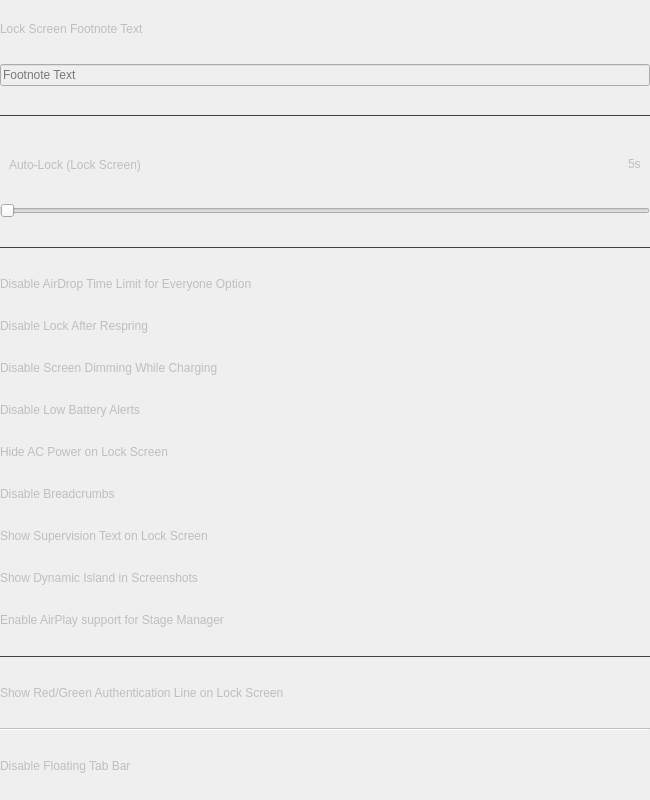
                <widget class="QWidget" name="scrollAreaWidgetContents2">
                 <property name="geometry">
                  <rect>
                   <x>0</x>
                   <y>0</y>
                   <width>650</width>
                   <height>800</height>
                  </rect>
                 </property>
                 <property name="sizePolicy">
                  <sizepolicy hsizetype="Preferred" vsizetype="Expanding">
                   <horstretch>0</horstretch>
                   <verstretch>0</verstretch>
                  </sizepolicy>
                 </property>
                 <property name="minimumSize">
                  <size>
                   <width>650</width>
                   <height>500</height>
                  </size>
                 </property>
                 <property name="maximumSize">
                  <size>
                   <width>650</width>
                   <height>2000</height>
                  </size>
                 </property>
                 <layout class="QVBoxLayout" name="verticalLayout_92">
                  <property name="leftMargin">
                   <number>0</number>
                  </property>
                  <property name="topMargin">
                   <number>0</number>
                  </property>
                  <property name="rightMargin">
                   <number>0</number>
                  </property>
                  <property name="bottomMargin">
                   <number>0</number>
                  </property>
                  <item>
                   <widget class="QWidget" name="springboardOptionsPageContent" native="true">
                    <property name="enabled">
                     <bool>false</bool>
                    </property>
                    <property name="maximumSize">
                     <size>
                      <width>650</width>
                      <height>16777215</height>
                     </size>
                    </property>
                    <layout class="QVBoxLayout" name="_2">
                     <property name="leftMargin">
                      <number>0</number>
                     </property>
                     <property name="topMargin">
                      <number>0</number>
                     </property>
                     <property name="rightMargin">
                      <number>0</number>
                     </property>
                     <property name="bottomMargin">
                      <number>0</number>
                     </property>
                     <item>
                      <widget class="QLabel" name="footnoteLbl">
                       <property name="sizePolicy">
                        <sizepolicy hsizetype="Preferred" vsizetype="Fixed">
                         <horstretch>0</horstretch>
                         <verstretch>0</verstretch>
                        </sizepolicy>
                       </property>
                       <property name="text">
                        <string>Lock Screen Footnote Text</string>
                       </property>
                      </widget>
                     </item>
                     <item>
                      <widget class="QLineEdit" name="footnoteTxt">
                       <property name="placeholderText">
                        <string>Footnote Text</string>
                       </property>
                      </widget>
                     </item>
                     <item>
                      <widget class="Line" name="footnoteLine">
                       <property name="styleSheet">
                        <string notr="true">QFrame {
	color: #414141;
}</string>
                       </property>
                       <property name="frameShadow">
                        <enum>QFrame::Plain</enum>
                       </property>
                       <property name="orientation">
                        <enum>Qt::Horizontal</enum>
                       </property>
                      </widget>
                     </item>
                     <item>
                      <widget class="QWidget" name="autoLockLbl" native="true">
                       <property name="sizePolicy">
                        <sizepolicy hsizetype="Preferred" vsizetype="Fixed">
                         <horstretch>0</horstretch>
                         <verstretch>0</verstretch>
                        </sizepolicy>
                       </property>
                       <layout class="QHBoxLayout" name="horizontalLayout_16">
                        <property name="sizeConstraint">
                         <enum>QLayout::SetDefaultConstraint</enum>
                        </property>
                        <property name="bottomMargin">
                         <number>1</number>
                        </property>
                        <item>
                         <widget class="QLabel" name="lockScreenAutoLockLabel">
                          <property name="sizePolicy">
                           <sizepolicy hsizetype="Preferred" vsizetype="Fixed">
                            <horstretch>0</horstretch>
                            <verstretch>0</verstretch>
                           </sizepolicy>
                          </property>
                          <property name="text">
                           <string>Auto‑Lock (Lock Screen)</string>
                          </property>
                         </widget>
                        </item>
                        <item>
                         <spacer name="horizontalSpacer_10">
                          <property name="orientation">
                           <enum>Qt::Horizontal</enum>
                          </property>
                          <property name="sizeHint" stdset="0">
                           <size>
                            <width>40</width>
                            <height>20</height>
                           </size>
                          </property>
                         </spacer>
                        </item>
                        <item>
                         <widget class="QLabel" name="lockScreenAutoLockValueLabel">
                          <property name="sizePolicy">
                           <sizepolicy hsizetype="Preferred" vsizetype="Fixed">
                            <horstretch>0</horstretch>
                            <verstretch>0</verstretch>
                           </sizepolicy>
                          </property>
                          <property name="text">
                           <string notr="true">5s</string>
                          </property>
                         </widget>
                        </item>
                       </layout>
                      </widget>
                     </item>
                     <item>
                      <widget class="QSlider" name="lockScreenAutoLockSlider">
                       <property name="minimum">
                        <number>5</number>
                       </property>
                       <property name="maximum">
                        <number>100</number>
                       </property>
                       <property name="value">
                        <number>5</number>
                       </property>
                       <property name="orientation">
                        <enum>Qt::Horizontal</enum>
                       </property>
                      </widget>
                     </item>
                     <item>
                      <widget class="Line" name="lockScreenAutoLockSeparator">
                       <property name="styleSheet">
                        <string notr="true">QFrame {
	color: #414141;
}</string>
                       </property>
                       <property name="frameShadow">
                        <enum>QFrame::Plain</enum>
                       </property>
                       <property name="orientation">
                        <enum>Qt::Horizontal</enum>
                       </property>
                      </widget>
                     </item>
                     <item>
                      <widget class="QWidget" name="airdropTimeLimitContent" native="true">
                       <property name="sizePolicy">
                        <sizepolicy hsizetype="Preferred" vsizetype="Fixed">
                         <horstretch>0</horstretch>
                         <verstretch>0</verstretch>
                        </sizepolicy>
                       </property>
                       <layout class="QVBoxLayout" name="verticalLayout_58">
                        <property name="leftMargin">
                         <number>0</number>
                        </property>
                        <property name="topMargin">
                         <number>0</number>
                        </property>
                        <property name="rightMargin">
                         <number>0</number>
                        </property>
                        <property name="bottomMargin">
                         <number>0</number>
                        </property>
                        <item>
                         <widget class="QLabel" name="label_46">
                          <property name="text">
                           <string>Disable AirDrop Time Limit for Everyone Option</string>
                          </property>
                         </widget>
                        </item>
                        <item>
                         <layout class="QHBoxLayout" name="airdropTimeLimitBtns"/>
                        </item>
                       </layout>
                      </widget>
                     </item>
                     <item>
                      <widget class="QWidget" name="disableLockRespringContent" native="true">
                       <property name="sizePolicy">
                        <sizepolicy hsizetype="Preferred" vsizetype="Fixed">
                         <horstretch>0</horstretch>
                         <verstretch>0</verstretch>
                        </sizepolicy>
                       </property>
                       <layout class="QVBoxLayout" name="verticalLayout_48">
                        <property name="leftMargin">
                         <number>0</number>
                        </property>
                        <property name="topMargin">
                         <number>0</number>
                        </property>
                        <property name="rightMargin">
                         <number>0</number>
                        </property>
                        <property name="bottomMargin">
                         <number>0</number>
                        </property>
                        <item>
                         <widget class="QLabel" name="label_36">
                          <property name="text">
                           <string>Disable Lock After Respring</string>
                          </property>
                         </widget>
                        </item>
                        <item>
                         <layout class="QHBoxLayout" name="disableLockRespringBtns"/>
                        </item>
                       </layout>
                      </widget>
                     </item>
                     <item>
                      <widget class="QWidget" name="disableDimmingContent" native="true">
                       <property name="sizePolicy">
                        <sizepolicy hsizetype="Preferred" vsizetype="Fixed">
                         <horstretch>0</horstretch>
                         <verstretch>0</verstretch>
                        </sizepolicy>
                       </property>
                       <layout class="QVBoxLayout" name="verticalLayout_49">
                        <property name="leftMargin">
                         <number>0</number>
                        </property>
                        <property name="topMargin">
                         <number>0</number>
                        </property>
                        <property name="rightMargin">
                         <number>0</number>
                        </property>
                        <property name="bottomMargin">
                         <number>0</number>
                        </property>
                        <item>
                         <widget class="QLabel" name="label_37">
                          <property name="text">
                           <string>Disable Screen Dimming While Charging</string>
                          </property>
                         </widget>
                        </item>
                        <item>
                         <layout class="QHBoxLayout" name="disableDimmingBtns"/>
                        </item>
                       </layout>
                      </widget>
                     </item>
                     <item>
                      <widget class="QWidget" name="lowBatteryAlertsContent" native="true">
                       <property name="sizePolicy">
                        <sizepolicy hsizetype="Preferred" vsizetype="Fixed">
                         <horstretch>0</horstretch>
                         <verstretch>0</verstretch>
                        </sizepolicy>
                       </property>
                       <layout class="QVBoxLayout" name="verticalLayout_50">
                        <property name="leftMargin">
                         <number>0</number>
                        </property>
                        <property name="topMargin">
                         <number>0</number>
                        </property>
                        <property name="rightMargin">
                         <number>0</number>
                        </property>
                        <property name="bottomMargin">
                         <number>0</number>
                        </property>
                        <item>
                         <widget class="QLabel" name="label_38">
                          <property name="text">
                           <string>Disable Low Battery Alerts</string>
                          </property>
                         </widget>
                        </item>
                        <item>
                         <layout class="QHBoxLayout" name="lowBatteryAlertsBtns"/>
                        </item>
                       </layout>
                      </widget>
                     </item>
                     <item>
                      <widget class="QWidget" name="hideACPowerContent" native="true">
                       <property name="sizePolicy">
                        <sizepolicy hsizetype="Preferred" vsizetype="Fixed">
                         <horstretch>0</horstretch>
                         <verstretch>0</verstretch>
                        </sizepolicy>
                       </property>
                       <layout class="QVBoxLayout" name="verticalLayout_511">                        <property name="leftMargin">
                         <number>0</number>
                        </property>
                        <property name="topMargin">
                         <number>0</number>
                        </property>
                        <property name="rightMargin">
                         <number>0</number>
                        </property>
                        <property name="bottomMargin">
                         <number>0</number>
                        </property>
                        <item>
                         <widget class="QLabel" name="label_39">
                          <property name="text">
                           <string>Hide AC Power on Lock Screen</string>
                          </property>
                         </widget>
                        </item>
                        <item>
                         <layout class="QHBoxLayout" name="hideACPowerBtns"/>
                        </item>
                       </layout>
                      </widget>
                     </item>
                     <item>
                      <widget class="QWidget" name="disableCrumbContent" native="true">
                       <property name="sizePolicy">
                        <sizepolicy hsizetype="Preferred" vsizetype="Fixed">
                         <horstretch>0</horstretch>
                         <verstretch>0</verstretch>
                        </sizepolicy>
                       </property>
                       <property name="toolTip">
                        <string>Removes '&lt; PreviousAppName' glyph in Status Bar when being forwarded to another app.</string>
                       </property>
                       <layout class="QVBoxLayout" name="verticalLayout_52">
                        <property name="leftMargin">
                         <number>0</number>
                        </property>
                        <property name="topMargin">
                         <number>0</number>
                        </property>
                        <property name="rightMargin">
                         <number>0</number>
                        </property>
                        <property name="bottomMargin">
                         <number>0</number>
                        </property>
                        <item>
                         <widget class="QLabel" name="label_40">
                          <property name="text">
                           <string>Disable Breadcrumbs</string>
                          </property>
                         </widget>
                        </item>
                        <item>
                         <layout class="QHBoxLayout" name="disableCrumbBtns"/>
                        </item>
                       </layout>
                      </widget>
                     </item>
                     <item>
                      <widget class="QWidget" name="supervisionTextContent" native="true">
                       <property name="sizePolicy">
                        <sizepolicy hsizetype="Preferred" vsizetype="Fixed">
                         <horstretch>0</horstretch>
                         <verstretch>0</verstretch>
                        </sizepolicy>
                       </property>
                       <property name="toolTip">
                        <string>Shows info about the device supervision status and organization at the bottom of the lock screen.</string>
                       </property>
                       <layout class="QVBoxLayout" name="verticalLayout_53">
                        <property name="leftMargin">
                         <number>0</number>
                        </property>
                        <property name="topMargin">
                         <number>0</number>
                        </property>
                        <property name="rightMargin">
                         <number>0</number>
                        </property>
                        <property name="bottomMargin">
                         <number>0</number>
                        </property>
                        <item>
                         <widget class="QLabel" name="label_41">
                          <property name="text">
                           <string>Show Supervision Text on Lock Screen</string>
                          </property>
                         </widget>
                        </item>
                        <item>
                         <layout class="QHBoxLayout" name="supervisionTextBtns"/>
                        </item>
                       </layout>
                      </widget>
                     </item>
                     <item>
                      <widget class="QWidget" name="showDIInScreenshotsContent" native="true">
                       <property name="sizePolicy">
                        <sizepolicy hsizetype="Preferred" vsizetype="Fixed">
                         <horstretch>0</horstretch>
                         <verstretch>0</verstretch>
                        </sizepolicy>
                       </property>
                       <layout class="QVBoxLayout" name="verticalLayout_54">
                        <property name="leftMargin">
                         <number>0</number>
                        </property>
                        <property name="topMargin">
                         <number>0</number>
                        </property>
                        <property name="rightMargin">
                         <number>0</number>
                        </property>
                        <property name="bottomMargin">
                         <number>0</number>
                        </property>
                        <item>
                         <widget class="QLabel" name="label_42">
                          <property name="text">
                           <string>Show Dynamic Island in Screenshots</string>
                          </property>
                         </widget>
                        </item>
                        <item>
                         <layout class="QHBoxLayout" name="showDIInScreenshotsBtns"/>
                        </item>
                       </layout>
                      </widget>
                     </item>
                     <item>
                      <widget class="QWidget" name="enableAirPlayContent" native="true">
                       <property name="sizePolicy">
                        <sizepolicy hsizetype="Preferred" vsizetype="Fixed">
                         <horstretch>0</horstretch>
                         <verstretch>0</verstretch>
                        </sizepolicy>
                       </property>
                       <layout class="QVBoxLayout" name="verticalLayout_55">
                        <property name="leftMargin">
                         <number>0</number>
                        </property>
                        <property name="topMargin">
                         <number>0</number>
                        </property>
                        <property name="rightMargin">
                         <number>0</number>
                        </property>
                        <property name="bottomMargin">
                         <number>0</number>
                        </property>
                        <item>
                         <widget class="QLabel" name="label_43">
                          <property name="text">
                           <string>Enable AirPlay support for Stage Manager</string>
                          </property>
                         </widget>
                        </item>
                        <item>
                         <layout class="QHBoxLayout" name="enableAirPlayBtns"/>
                        </item>
                       </layout>
                      </widget>
                     </item>
                     <item>
                      <widget class="Line" name="line_2">
                       <property name="styleSheet">
                        <string notr="true">QFrame {
	color: #414141;
}</string>
                       </property>
                       <property name="frameShadow">
                        <enum>QFrame::Plain</enum>
                       </property>
                       <property name="orientation">
                        <enum>Qt::Horizontal</enum>
                       </property>
                      </widget>
                     </item>
                     <item>
                      <widget class="QWidget" name="authEngUIContent" native="true">
                       <property name="sizePolicy">
                        <sizepolicy hsizetype="Preferred" vsizetype="Fixed">
                         <horstretch>0</horstretch>
                         <verstretch>0</verstretch>
                        </sizepolicy>
                       </property>
                       <layout class="QVBoxLayout" name="verticalLayout_56">
                        <property name="leftMargin">
                         <number>0</number>
                        </property>
                        <property name="topMargin">
                         <number>0</number>
                        </property>
                        <property name="rightMargin">
                         <number>0</number>
                        </property>
                        <property name="bottomMargin">
                         <number>0</number>
                        </property>
                        <item>
                         <widget class="QLabel" name="label_44">
                          <property name="text">
                           <string>Show Red/Green Authentication Line on Lock Screen</string>
                          </property>
                         </widget>
                        </item>
                        <item>
                         <layout class="QHBoxLayout" name="authEngUIBtns"/>
                        </item>
                       </layout>
                      </widget>
                     </item>
                     <item>
                      <widget class="Line" name="line">
                       <property name="orientation">
                        <enum>Qt::Horizontal</enum>
                       </property>
                      </widget>
                     </item>
                     <item>
                      <widget class="QWidget" name="floatingTabBarContent" native="true">
                       <property name="sizePolicy">
                        <sizepolicy hsizetype="Preferred" vsizetype="Fixed">
                         <horstretch>0</horstretch>
                         <verstretch>0</verstretch>
                        </sizepolicy>
                       </property>
                       <layout class="QVBoxLayout" name="verticalLayout_57">
                        <property name="leftMargin">
                         <number>0</number>
                        </property>
                        <property name="topMargin">
                         <number>0</number>
                        </property>
                        <property name="rightMargin">
                         <number>0</number>
                        </property>
                        <property name="bottomMargin">
                         <number>0</number>
                        </property>
                        <item>
                         <widget class="QLabel" name="label_45">
                          <property name="text">
                           <string>Disable Floating Tab Bar</string>
                          </property>
                         </widget>
                        </item>
                        <item>
                         <layout class="QHBoxLayout" name="floatingTabBarBtns"/>
                        </item>
                       </layout>
                      </widget>
                     </item>
                    </layout>
                   </widget>
                  </item>
                 </layout>
                </widget>
